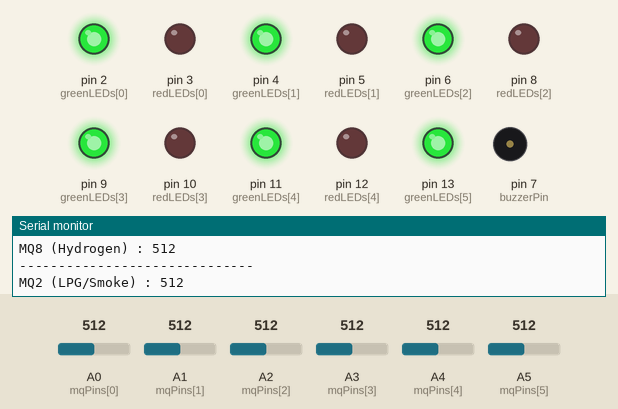
Simulated run of this sketch. Board: Arduino Uno, built with avr-gcc and run on an emulated ATmega328P. On the bench: output pins drawn as LEDs (lit = HIGH), buzzer (waves = sounding, pin HIGH), the last lines printed to the serial monitor. The test bench sets the inputs (shaded band); at power-on: A3 (mqPins[3]) = 512, A1 (mqPins[1]) = 512, A2 (mqPins[2]) = 512, A0 (mqPins[0]) = 512, A4 (mqPins[4]) = 512, A5 (mqPins[5]) = 512.

Above: at 1.3 s.
1.4 s: A3 (mqPins[3]) set to 688
3.6 s: A3 (mqPins[3]) set to 716
At 4.67 s:
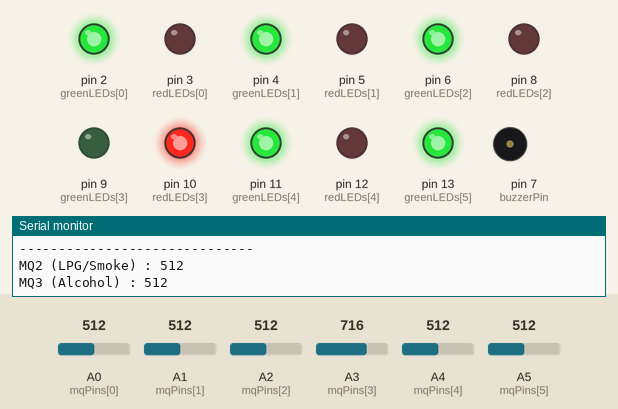
At 5.8 s:
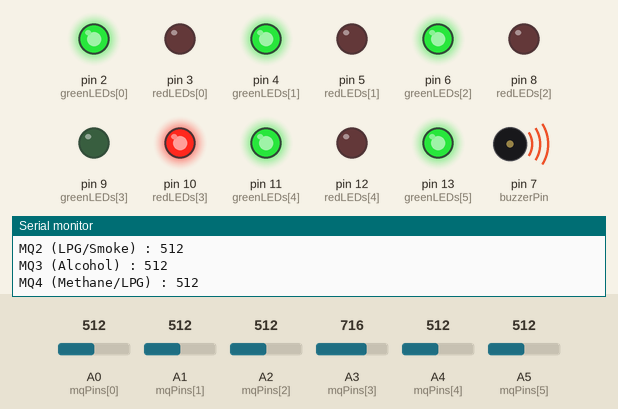
6.2 s: A1 (mqPins[1]) set to 892
8.0 s: A1 (mqPins[1]) set to 908
At 10.2 s:
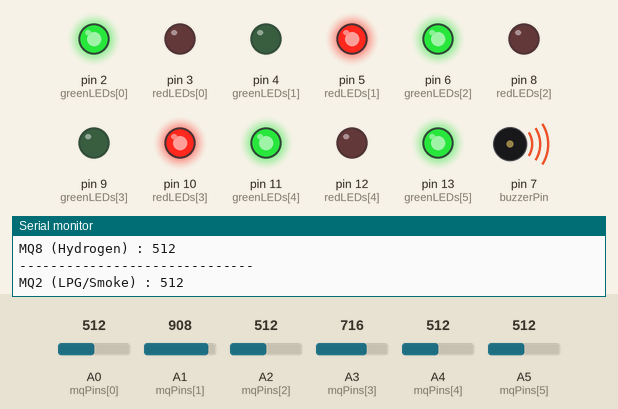
10.5 s: A2 (mqPins[2]) set to 791
12.5 s: A2 (mqPins[2]) set to 812
At 14.3 s:
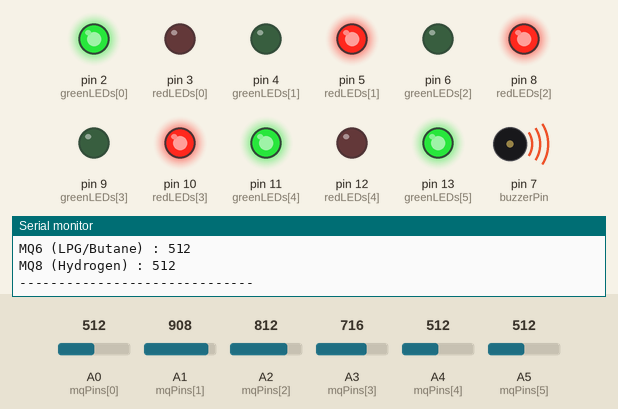
Timing chart, 0 to 15.8 s (numbered marks = the images above; inputs shaded):
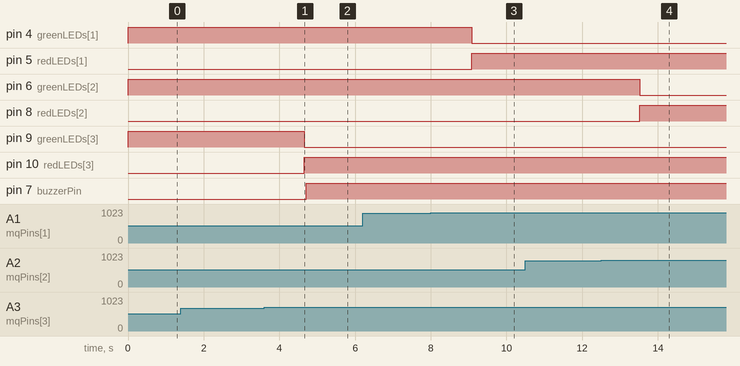

The sketch:

sketch_nov13a.ino
```cpp
// Industrial Multi-Gas Monitor (pins as provided)
// Sensors: MQ2, MQ3, MQ4, MQ5, MQ6, MQ8
// AO pins: A0..A5
// Two LEDs per sensor: Green = safe, Red = alarm
// Active buzzer on D7

// ----- Sensor analog pins (MQ2, MQ3, MQ4, MQ5, MQ6, MQ8) -----
const int mqPins[6] = { A0, A1, A2, A3, A4, A5 };

// ----- Green LEDs (safe) corresponding to sensors above -----
const int greenLEDs[6] = { 2, 4, 6, 9, 11, 13 };

// ----- Red LEDs (alarm) corresponding to sensors above -----
// Note: pin 0 is Serial RX. If you use Serial Monitor, change this pin to a free digital pin.
const int redLEDs[6]   = { 3, 5, 8, 10, 12, 0 };

// ----- Buzzer (active) -----
const int buzzerPin = 7;

// ----- Human friendly names for serial output -----
const char* gasNames[6] = {
  "MQ2 (LPG/Smoke)",
  "MQ3 (Alcohol)",
  "MQ4 (Methane/LPG)",
  "MQ5 (Natural gas)",
  "MQ6 (LPG/Butane)",
  "MQ8 (Hydrogen)"
};

// ----- Thresholds (raw ADC 0..1023) - tune after testing -----
// Example starting values (you must calibrate these)
int threshold[6] = { 1000,900,800,700,750,1000 };

void setup() {
  Serial.begin(9600);
  // configure sensor pins (analog inputs don't need pinMode)
  for (int i = 0; i < 6; i++) {
    pinMode(greenLEDs[i], OUTPUT);
    pinMode(redLEDs[i], OUTPUT);
    // Start with safe (green ON, red OFF)
    digitalWrite(greenLEDs[i], HIGH);
    digitalWrite(redLEDs[i], LOW);
  }
  pinMode(buzzerPin, OUTPUT);
  digitalWrite(buzzerPin, LOW);

  Serial.println();
  Serial.println("Multi-gas Monitor (MQ2, MQ3, MQ4, MQ5, MQ6, MQ8)");
  Serial.println("Note: If you use Serial Monitor, avoid using D0 for LED (it's RX).");
  Serial.println("Warming up sensors... wait ~20-30s for stable readings.");
  Serial.println();
}

void loop() {
  bool anyAlarm = false;

  for (int i = 0; i < 6; i++) {
    int raw = analogRead(mqPins[i]);          // 0..1023
    Serial.print(gasNames[i]);
    Serial.print(" : ");
    Serial.println(raw);

    if (raw > threshold[i]) {
      // alarm for this sensor
      digitalWrite(redLEDs[i], HIGH);
      digitalWrite(greenLEDs[i], LOW);
      anyAlarm = true;
    } else {
      // safe
      digitalWrite(redLEDs[i], LOW);
      digitalWrite(greenLEDs[i], HIGH);
    }
  }

  // common buzzer logic
  if (anyAlarm) {
    digitalWrite(buzzerPin, HIGH);  // active buzzer ON
  } else {
    digitalWrite(buzzerPin, LOW);   // OFF
  }

  Serial.println("------------------------------");
  delay(1000); // sample every 1s
}
```

Measured:
- the behaviour switches between 700 and 701 on A3 (mqPins[3]) (found by bisection; images 0 and 1)
- the behaviour switches between 900 and 901 on A1 (mqPins[1]) (found by bisection; images 2 and 3)
- the behaviour switches between 800 and 801 on A2 (mqPins[2]) (found by bisection; images 3 and 4)
- after the input at 3.6 s, pin 9 (greenLEDs[3]): HIGH → LOW after 1.1 s; pin 10 (redLEDs[3]), pin 7 (buzzerPin): LOW → HIGH after 1.1 s
- after the input at 8.0 s, pin 4 (greenLEDs[1]): HIGH → LOW after 1.1 s; pin 5 (redLEDs[1]): LOW → HIGH after 1.1 s
- after the input at 12.5 s, pin 6 (greenLEDs[2]): HIGH → LOW after 1.0 s; pin 8 (redLEDs[2]): LOW → HIGH after 1.0 s
